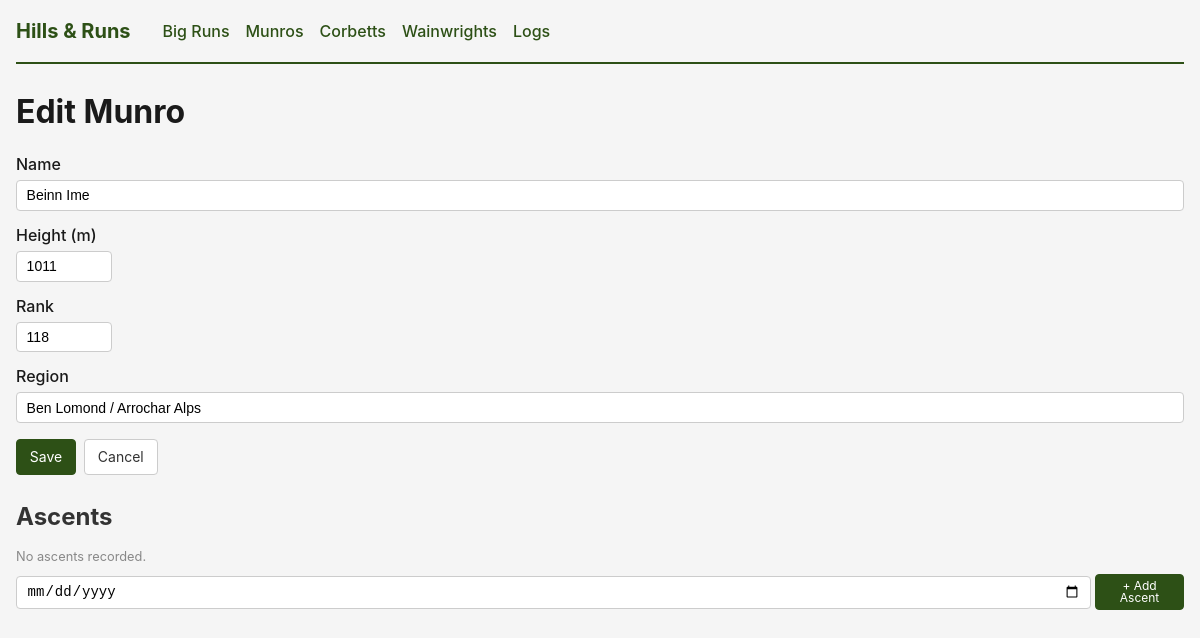
/hills/munros/1/edit, run on the app's committed database.
### hills/models.py (models this page shows)
class Hill(db.Model):
    __tablename__ = 'hills'
    id = db.Column(db.Integer, primary_key=True)
    name = db.Column(db.Text, nullable=False)
    height_m = db.Column(db.Integer, nullable=False)
    rank = db.Column(db.Integer, nullable=True)
    region = db.Column(db.Text, nullable=False, default='')
    hill_type = db.Column(db.Text, nullable=False)  # 'munro', 'corbett', 'wainwright'
    ascents = db.relationship('HillAscent', backref='hill', cascade='all, delete-orphan',
                              order_by='HillAscent.date')

### hills/routes.py (the view)
@bp.route('/<slug>/<int:hill_id>/edit', methods=['GET', 'POST'])
def hill_edit(slug: str, hill_id: int) -> str | WerkzeugResponse:
    hill_type = _resolve_hill_type(slug)
    if hill_type is None:
        flash('Unknown hill type.', 'error')
        return redirect(url_for('home'))
    hill = db.session.get(Hill, hill_id)
    if not hill or hill.hill_type != hill_type:
        flash('Hill not found.', 'error')
        return redirect(url_for('hills.hill_list', slug=slug))
    if request.method == 'POST':
        return _save_hill(slug, hill_type, hill_id)
    return render_template('hills/form.html',
                           slug=slug,
                           hill_type=hill_type,
                           label=HILL_TYPE_LABELS[hill_type],
                           hill=hill)

### hills/routes.py (called while the page is built)
def _resolve_hill_type(slug: str) -> str | None:
    return HILL_TYPES.get(slug)

### hills/templates/hills/form.html (shortened to what this page needs)
{% extends "base.html" %}
{% block content %}
<h1>{{ 'Edit' if hill else 'New' }} {{ label[:-1] }}</h1>
<form method="post">
    <div class="form-group">
        <label for="name">Name</label>
        <input type="text" id="name" name="name" value="{{ hill.name if hill else '' }}" required>
    </div>
    <div class="form-group">
        <label for="height_m">Height (m)</label>
        <input type="number" id="height_m" name="height_m" value="{{ hill.height_m if hill else '' }}" required>
    </div>
    <div class="form-group">
        <label for="rank">Rank</label>
        <input type="number" id="rank" name="rank" value="{{ hill.rank if hill else '' }}">
    </div>
    <div class="form-group">
        <label for="region">Region</label>
        <input type="text" id="region" name="region" value="{{ hill.region if hill else '' }}">
    </div>
    <div class="form-actions">
        <button type="submit" class="btn btn-primary">Save</button>
        <a href="{{ url_for('hills.hill_list', slug=slug) }}" class="btn">Cancel</a>
    </div>
</form>
{% if hill %}
<div class="section">
    <h2>Ascents</h2>
    {% if hill.ascents %}
    <table>
        <thead>
            <tr>
                <th>Date</th>
                <th></th>
            </tr>
        </thead>
        <tbody>
            {% for a in hill.ascents %}
            <tr>
                <td>{{ a.date }}</td>
                <td>
                    <form method="post" action="{{ url_for('hills.delete_ascent', slug=slug, hill_id=hill.id, ascent_id=a.id) }}" class="inline-form">
                        <button type="submit" class="btn btn-small btn-danger">Delete</button>
                    </form>
                </td>
            </tr>
            {% endfor %}
        </tbody>
    </table>
    {% else %}
    <p class="help-text">No ascents recorded.</p>
    {% endif %}
    <form method="post" action="{{ url_for('hills.add_ascent', slug=slug, hill_id=hill.id) }}" class="inline-form" style="margin-top: 0.5rem;">
        <input type="date" name="date" required>
        <button type="submit" class="btn btn-small btn-primary">+ Add Ascent</button>
    </form>
</div>
{% endif %}
{% endblock %}

### static/style.css (style rules this page uses)
* { box-sizing: border-box; margin: 0; padding: 0; }
body { font-family: -apple-system, BlinkMacSystemFont, "Segoe UI", Roboto, sans-serif; line-height: 1.5; color: #1a1a1a; background: #f5f5f5; max-width: 1200px; margin: 0 auto; padding: 0 1rem; }
h1 { margin-bottom: 1rem; color: #1a1a1a; }
h2 { margin: 1.5rem 0 0.75rem; color: #333; }
.btn { display: inline-flex; align-items: center; justify-content: center; height: 2.25rem; padding: 0 0.8rem; border: 1px solid #ccc; border-radius: 4px; background: #fff; color: #333; text-decoration: none; font-size: 0.875rem; font-family: inherit; line-height: 1; cursor: pointer; }
.btn-primary { background: #2d5016; color: #fff; border-color: #2d5016; }
.btn-small { padding: 0.2rem 0.5rem; font-size: 0.75rem; }
.form-group { margin-bottom: 0.75rem; }
.form-group label { display: block; font-weight: 500; margin-bottom: 0.25rem; }
input[type="text"], input[type="number"], input[type="date"], input[type="time"], textarea, select { padding: 0.4rem 0.6rem; border: 1px solid #ccc; border-radius: 4px; font-size: 0.875rem; width: 100%; }
input[type="number"] { width: 6rem; }
.form-actions { margin-top: 1rem; display: flex; gap: 0.5rem; }
.inline-form { display: flex; gap: 0.25rem; align-items: center; }
.help-text { font-size: 0.8rem; color: #888; margin-bottom: 0.5rem; }
.section { margin-bottom: 2rem; }

### data on the page
Hill: hill_type "Munro", name "Beinn Ime", height_m "1011", rank "118", region "Ben Lomond / Arrochar Alps"

### other printed values
{{ 'Edit' if hill else 'New' }} "Edit"
